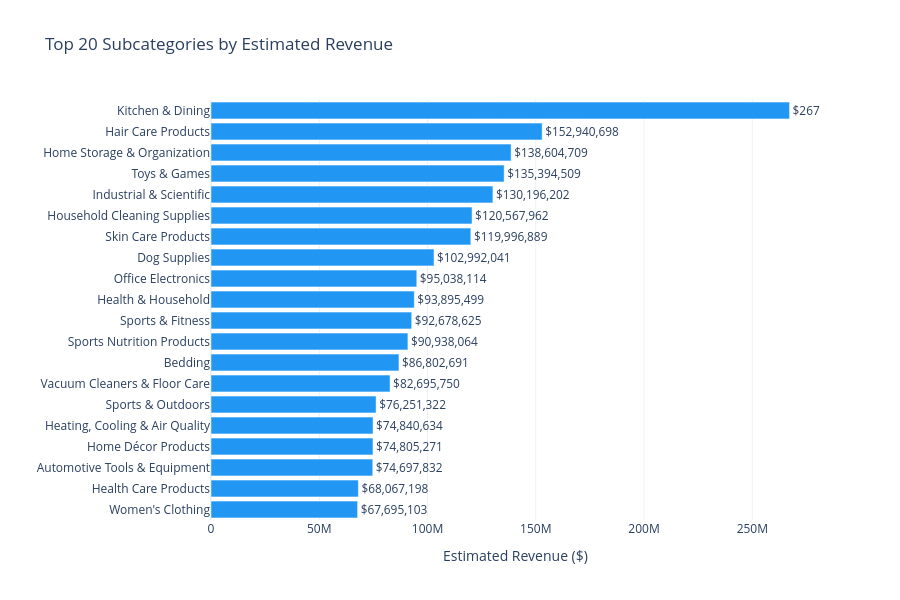

Notebook source saved alongside this figure:
### Markdown cell above
### 3.1 — Top 20 Subcategories by Revenue

**Q1: Where should I sell?** — Follow the money.

### Code cell
REVENUE_COL = 'total_revenue'  
PRODUCTS_COL = 'product_count'  
SUBCAT_COL = 'subcategory'      

top20_rev = df_sub.nlargest(20, REVENUE_COL)

fig = px.bar(
    top20_rev,
    x=REVENUE_COL,
    y=SUBCAT_COL,
    orientation='h',
    title='Top 20 Subcategories by Estimated Revenue',
    labels={REVENUE_COL: 'Estimated Revenue ($)', SUBCAT_COL: ''},
    template=TEMPLATE,
    color_discrete_sequence=['#2196F3']
)
fig.update_layout(yaxis={'categoryorder': 'total ascending'}, height=600)
fig.update_traces(texttemplate='$%{x:,.0f}', textposition='outside')
save_chart(fig, '01_top20_revenue')
fig.show()

### Figure 1 — Plotly figure (JSON) as saved in the notebook; plotly's stock layout.template omitted (floating-point values rounded to 4 significant figures)
{"data": [{"hovertemplate": "Estimated Revenue ($)=%{x}<br>=%{y}<extra></extra>", "legendgroup": "", "marker": {"color": "#2196F3", "pattern": {"shape": ""}}, "name": "", "orientation": "h", "showlegend": false, "textposition": "outside", "texttemplate": "$%{x:,.0f}", "type": "bar", "x": [267200000.0, 152900000.0, 138600000.0, 135400000.0, 130200000.0, 120600000.0, 120000000.0, 103000000.0, 95040000.0, 93900000.0, 92680000.0, 90940000.0, 86800000.0, 82700000.0, 76250000.0, 74840000.0, 74810000.0, 74700000.0, 68070000.0, 67700000.0], "xaxis": "x", "y": ["Kitchen & Dining", "Hair Care Products", "Home Storage & Organization", "Toys & Games", "Industrial & Scientific", "Household Cleaning Supplies", "Skin Care Products", "Dog Supplies", "Office Electronics", "Health & Household", "Sports & Fitness", "Sports Nutrition Products", "Bedding", "Vacuum Cleaners & Floor Care", "Sports & Outdoors", "Heating, Cooling & Air Quality", "Home Décor Products", "Automotive Tools & Equipment", "Health Care Products", "Women's Clothing"], "yaxis": "y"}], "layout": {"barmode": "relative", "height": 600, "legend": {"tracegroupgap": 0}, "title": {"text": "Top 20 Subcategories by Estimated Revenue"}, "xaxis": {"anchor": "y", "domain": [0, 1], "title": {"text": "Estimated Revenue ($)"}}, "yaxis": {"anchor": "x", "categoryorder": "total ascending", "domain": [0, 1], "title": {"text": ""}}}}
